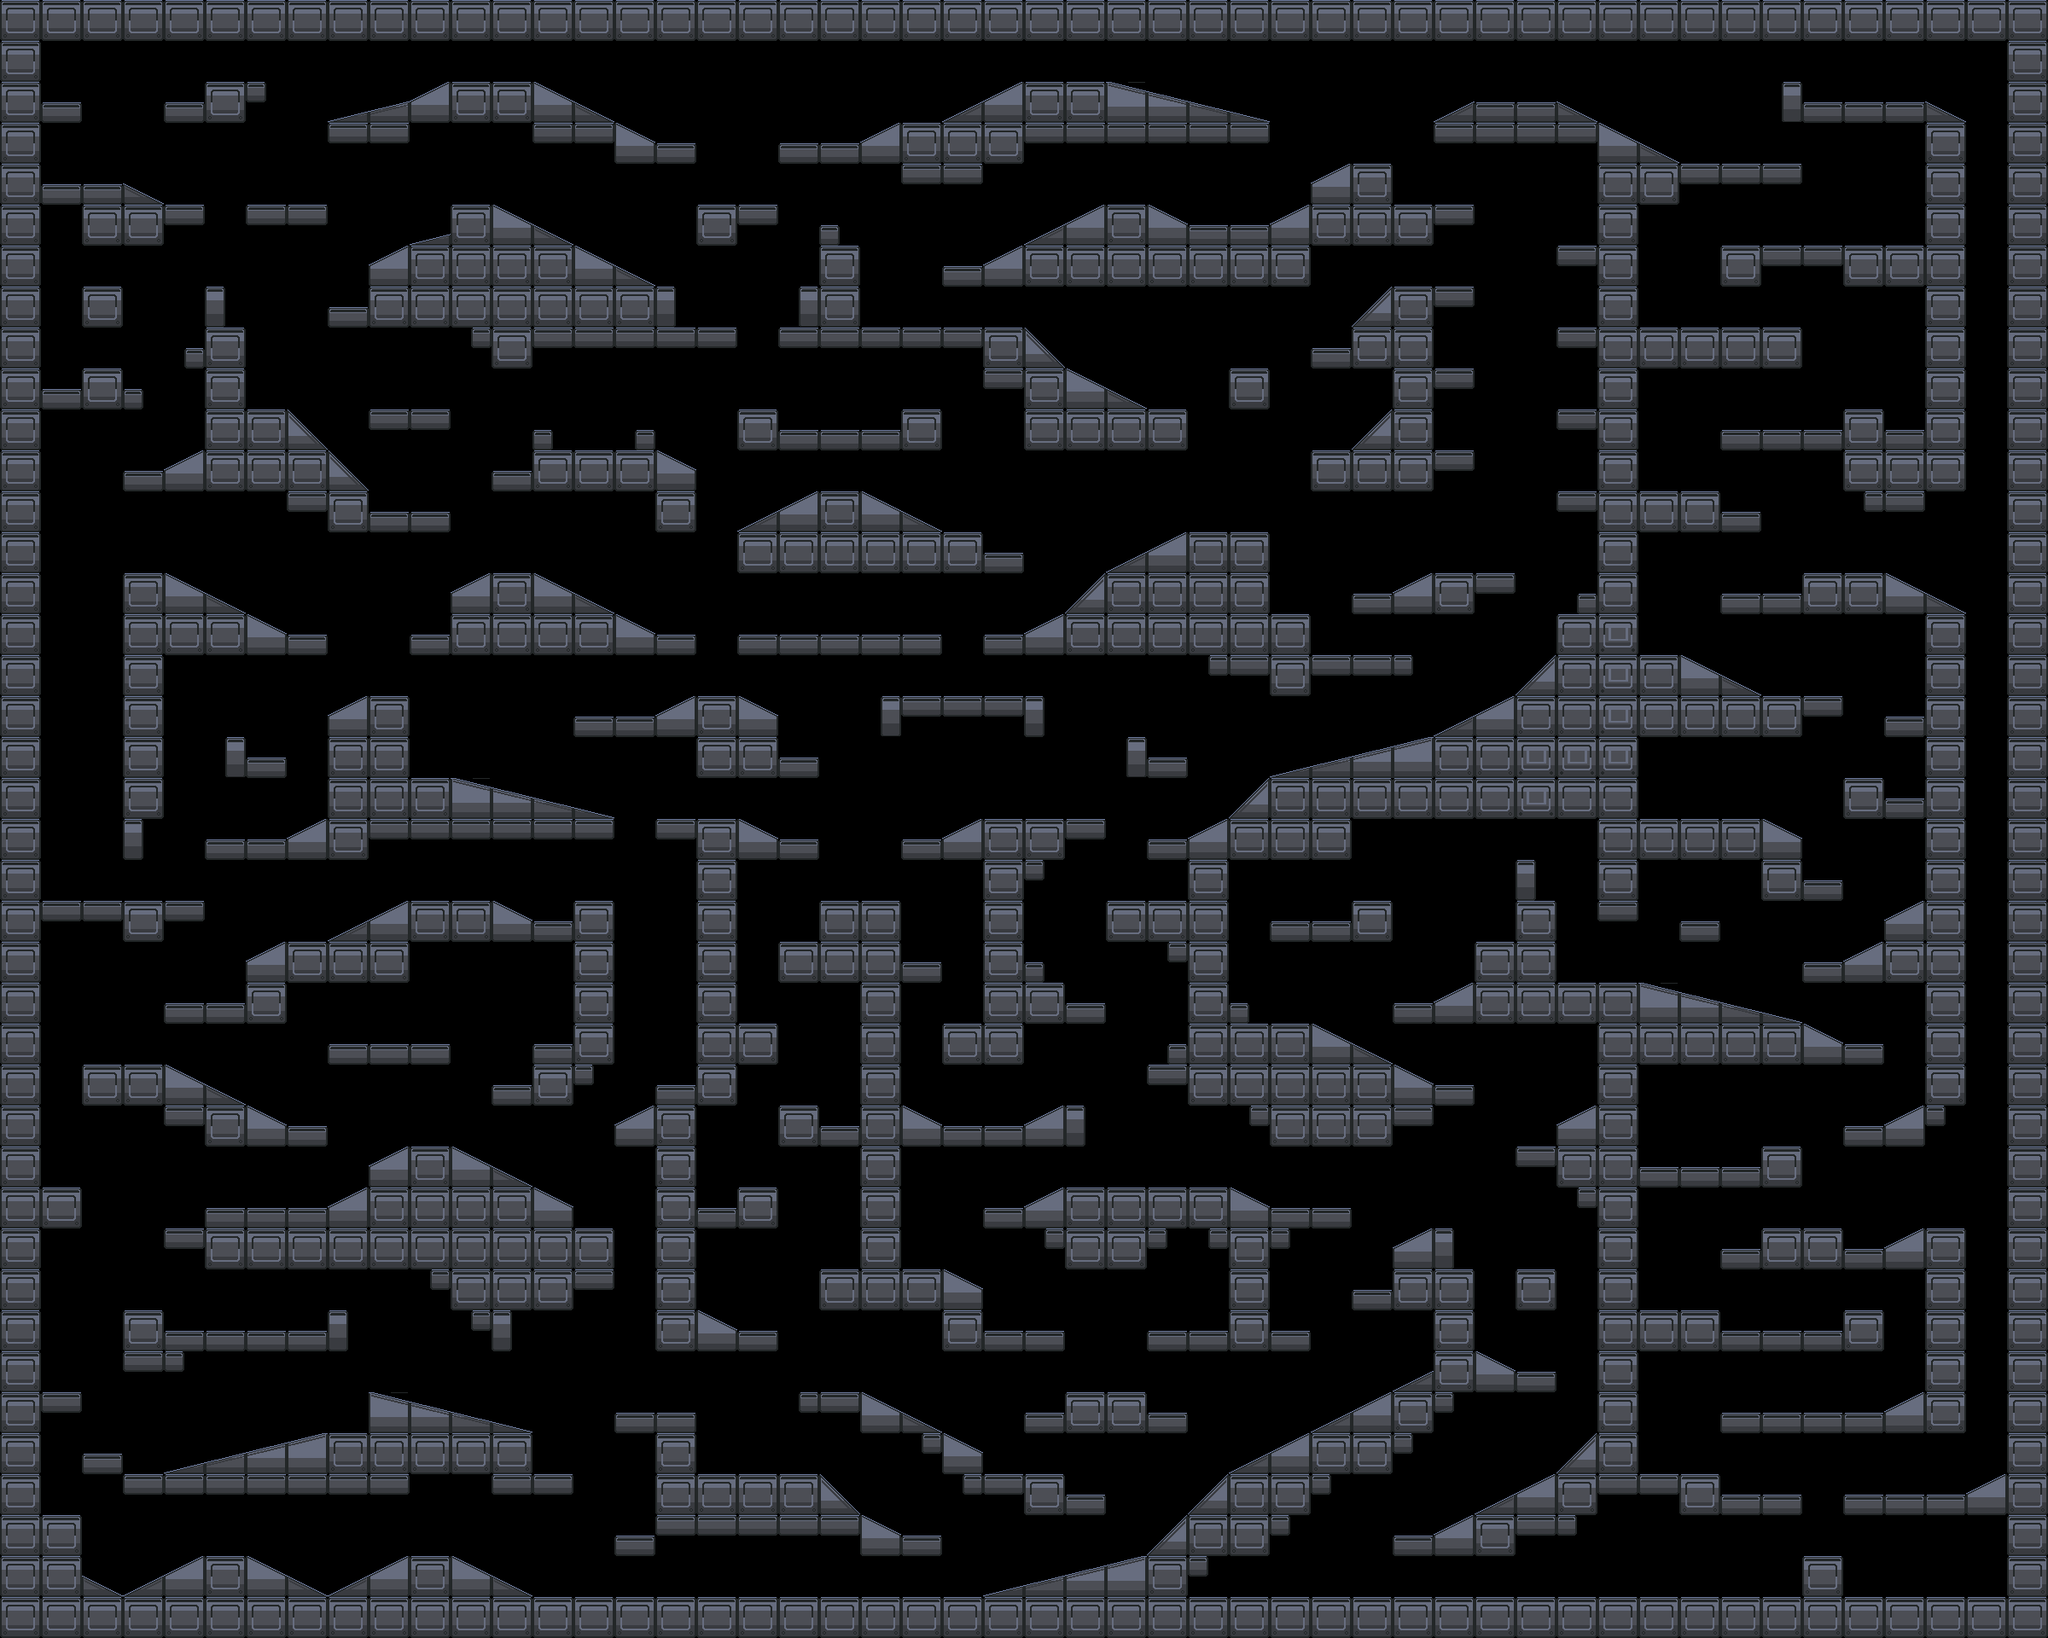

Rendered tile map (Tiled .tmx) drawn with the repository's tilesets; below, a short description and the full map source, tile grids included:
An orthogonal 50x40 tile map with 48x48 px tiles, 1 tile layer (Tile Layer 1).

<map version="1.4" tiledversion="1.4.3" orientation="orthogonal" renderorder="right-down" width="50" height="40" tilewidth="48" tileheight="48" infinite="0" nextlayerid="2" nextobjectid="1">
 <tileset firstgid="1" source="slope2D.tsx" />
 <layer id="1" name="Tile Layer 1" width="50" height="40">
  <data encoding="csv">
2,2,2,2,2,2,2,2,2,2,2,2,2,2,2,2,2,2,2,2,2,2,2,2,2,2,2,2,2,2,2,2,2,2,2,2,2,2,2,2,2,2,2,2,2,2,2,2,2,2,
2,0,0,0,0,0,0,0,0,0,0,0,0,0,0,0,0,0,0,0,0,0,0,0,0,0,0,0,0,0,0,0,0,0,0,0,0,0,0,0,0,0,0,0,0,0,0,0,0,2,
2,9,0,0,9,2,25,0,17,18,4,2,2,5,6,0,0,0,0,0,0,0,0,3,4,2,2,21,22,23,24,0,0,0,0,3,9,9,6,0,0,0,0,13,9,9,9,6,0,2,
2,0,0,0,0,0,0,0,14,14,0,0,0,14,14,5,9,0,0,9,9,4,2,2,2,14,14,14,14,14,14,0,0,0,0,14,14,14,14,5,6,0,0,0,0,0,0,2,0,2,
2,9,9,6,0,0,0,0,0,0,0,0,0,0,0,0,0,0,0,0,0,0,14,14,0,0,0,0,0,0,0,0,4,2,0,0,0,0,0,2,2,14,14,14,0,0,0,2,0,2,
2,0,2,2,14,0,14,14,0,0,17,2,5,6,0,0,0,2,14,0,29,0,0,0,0,3,4,2,5,9,9,4,2,2,2,14,0,0,0,2,0,0,0,0,0,0,0,2,0,2,
2,0,0,0,0,0,0,0,0,4,2,2,2,2,5,6,0,0,0,0,2,0,0,9,4,2,2,2,2,2,2,2,0,0,0,0,0,0,14,2,0,0,2,14,14,2,2,2,0,2,
2,0,2,0,0,12,0,0,9,2,2,2,2,2,2,2,12,0,0,13,2,0,0,0,0,0,0,0,0,0,0,0,0,10,2,14,0,0,0,2,0,0,0,0,0,0,0,2,0,2,
2,0,0,0,27,2,0,0,0,0,0,26,2,14,14,14,14,14,0,14,14,14,14,14,2,11,0,0,0,0,0,0,9,2,2,0,0,0,14,2,2,2,2,2,0,0,0,2,0,2,
2,9,2,29,0,2,0,0,0,0,0,0,0,0,0,0,0,0,0,0,0,0,0,0,14,2,5,6,0,0,2,0,0,0,2,14,0,0,0,2,0,0,0,0,0,0,0,2,0,2,
2,0,0,0,0,2,2,11,0,14,14,0,0,29,0,27,0,0,2,9,9,9,2,0,0,2,2,2,2,0,0,0,0,10,2,0,0,0,14,2,0,0,9,9,9,2,9,2,0,2,
2,0,0,9,4,2,2,2,11,0,0,0,9,2,2,2,5,0,0,0,0,0,0,0,0,0,0,0,0,0,0,0,2,2,2,14,0,0,0,2,0,0,0,0,0,2,2,2,0,2,
2,0,0,0,0,0,0,14,2,9,9,0,0,0,0,0,2,0,3,4,2,5,6,0,0,0,0,0,0,0,0,0,0,0,0,0,0,0,14,2,2,2,9,0,0,26,14,0,0,2,
2,0,0,0,0,0,0,0,0,0,0,0,0,0,0,0,0,0,2,2,2,2,2,2,9,0,0,3,4,2,2,0,0,0,0,0,0,0,0,2,0,0,0,0,0,0,0,0,0,2,
2,0,0,2,5,6,0,0,0,0,0,4,2,5,6,0,0,0,0,0,0,0,0,0,0,0,10,2,2,2,2,0,0,9,4,2,14,0,27,2,0,0,9,9,2,2,5,6,0,2,
2,0,0,2,2,2,5,9,0,0,9,2,2,2,2,5,9,0,9,9,9,9,9,0,9,4,2,2,2,2,2,2,0,0,0,0,0,0,2,7,0,0,0,0,0,0,0,2,0,2,
2,0,0,2,0,0,0,0,0,0,0,0,0,0,0,0,0,0,0,0,0,0,0,0,0,0,0,0,0,26,14,2,14,14,25,0,0,10,2,7,2,5,6,0,0,0,0,2,0,2,
2,0,0,2,0,0,0,0,4,2,0,0,0,0,9,9,4,2,5,0,0,13,14,14,14,12,0,0,0,0,0,0,0,0,0,3,4,2,2,7,2,2,2,2,14,0,9,2,0,2,
2,0,0,2,0,13,9,0,2,2,0,0,0,0,0,0,0,2,2,9,0,0,0,0,0,0,0,13,9,0,0,17,18,19,20,2,2,7,7,7,0,0,0,0,0,0,0,2,0,2,
2,0,0,2,0,0,0,0,2,2,2,21,22,23,24,0,0,0,0,0,0,0,0,0,0,0,0,0,0,0,10,2,2,2,2,2,2,7,2,2,0,0,0,0,0,2,9,2,0,2,
2,0,0,12,0,9,9,4,2,14,14,14,14,14,14,0,14,2,5,9,0,0,9,4,2,2,14,0,9,4,2,2,2,0,0,0,0,0,0,2,2,2,2,5,0,0,0,2,0,2,
2,0,0,0,0,0,0,0,0,0,0,0,0,0,0,0,0,2,0,0,0,0,0,0,2,25,0,0,0,2,0,0,0,0,0,0,0,12,0,2,0,0,0,2,9,0,0,2,0,2,
2,14,14,2,14,0,0,0,3,4,2,2,5,9,2,0,0,2,0,0,2,2,0,0,2,0,0,2,2,2,0,9,9,2,0,0,0,2,0,14,0,9,0,0,0,0,4,2,0,2,
2,0,0,0,0,0,4,2,2,2,0,0,0,0,2,0,0,2,0,2,2,2,9,0,2,29,0,0,26,2,0,0,0,0,0,0,2,2,0,0,0,0,0,0,9,4,2,2,0,2,
2,0,0,0,9,9,2,0,0,0,0,0,0,0,2,0,0,2,0,0,0,2,0,0,2,2,9,0,0,2,29,0,0,0,9,4,2,2,2,2,21,22,23,24,0,0,0,2,0,2,
2,0,0,0,0,0,0,0,9,9,9,0,0,9,2,0,0,2,2,0,0,2,0,2,2,0,0,0,27,2,2,2,5,6,0,0,0,0,0,2,2,2,2,2,5,9,0,2,0,2,
2,0,2,2,5,6,0,0,0,0,0,0,9,2,25,0,9,2,0,0,0,2,0,0,0,0,0,0,14,2,2,2,2,2,5,9,0,0,0,2,0,0,0,0,0,0,0,2,0,2,
2,0,0,0,14,2,5,9,0,0,0,0,0,0,0,4,2,0,0,2,9,2,5,9,9,4,12,0,0,0,26,2,2,2,14,0,0,0,4,2,0,0,0,0,0,9,4,25,0,2,
2,0,0,0,0,0,0,0,0,4,2,5,6,0,0,0,2,0,0,0,0,2,0,0,0,0,0,0,0,0,0,0,0,0,0,0,0,14,2,2,9,9,9,2,0,0,0,0,0,2,
2,2,0,0,0,9,9,9,4,2,2,2,2,5,0,0,2,9,2,0,0,2,0,0,9,4,2,2,2,2,5,9,9,0,0,0,0,0,26,2,0,0,0,0,0,0,0,0,0,2,
2,0,0,0,14,2,2,2,2,2,2,2,2,2,2,0,2,0,0,0,0,2,0,0,0,26,2,2,25,26,2,25,0,0,4,12,0,0,0,2,0,0,9,2,2,9,4,2,0,2,
2,0,0,0,0,0,0,0,0,0,26,2,2,2,14,0,2,0,0,0,2,2,2,5,0,0,0,0,0,0,2,0,0,9,2,2,0,2,0,2,0,0,0,0,0,0,0,2,0,2,
2,0,0,2,9,9,9,9,12,0,0,26,12,0,0,0,2,5,9,0,0,0,0,2,9,9,0,0,9,9,2,9,0,0,0,2,0,0,0,2,2,2,9,9,9,2,0,2,0,2,
2,0,0,14,25,0,0,0,0,0,0,0,0,0,0,0,0,0,0,0,0,0,0,0,0,0,0,0,0,0,0,0,0,0,3,2,5,9,0,2,0,0,0,0,0,0,0,2,0,2,
2,14,0,0,0,0,0,0,0,21,22,23,24,0,0,9,9,0,0,26,14,5,6,0,0,9,2,2,9,0,0,0,3,4,2,25,0,0,0,2,0,0,9,9,9,9,4,2,0,2,
2,0,9,0,17,18,19,20,2,2,2,2,2,0,0,0,2,0,0,0,0,0,26,5,0,0,0,0,0,0,3,4,2,2,25,0,0,0,10,2,0,0,0,0,0,0,0,0,0,2,
2,0,0,14,14,14,14,14,14,14,0,0,14,14,0,0,2,2,2,2,11,0,0,26,14,2,9,0,0,10,2,2,25,0,0,0,3,4,2,14,14,2,9,9,0,9,9,9,4,2,
2,2,0,0,0,0,0,0,0,0,0,0,0,0,0,9,14,14,14,14,14,5,9,0,0,0,0,0,10,2,2,25,0,0,9,4,2,14,25,0,0,0,0,0,0,0,0,0,0,2,
2,2,6,3,4,2,5,6,3,4,2,5,6,0,0,0,0,0,0,0,0,0,0,0,17,18,19,20,2,25,0,0,0,0,0,0,0,0,0,0,0,0,0,0,2,0,0,0,0,2,
2,2,2,2,2,2,2,2,2,2,2,2,2,2,2,2,2,2,2,2,2,2,2,2,2,2,2,2,2,2,2,2,2,2,2,2,2,2,2,2,2,2,2,2,2,2,2,2,2,2
</data>
 </layer>
</map>